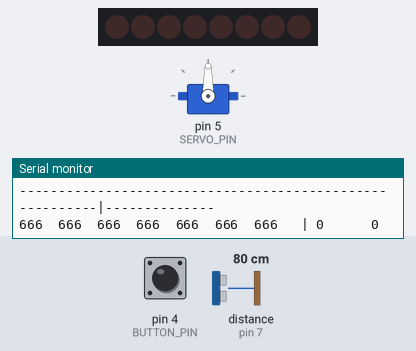
A sketch run on a simulated Arduino Uno, built with avr-gcc and run on an emulated ATmega328P. Parts: 8 shift-register outputs drawn as a row of LEDs (first output left, lit = HIGH), servo, the last lines printed to the serial monitor. Wiring (inferred from the names in the program): shift register (74HC595): data pin 10; shift clock pin 8; latch pin 9. Wiring (inferred from the signals the program sends): row of LEDs: on Q0, Q1, Q2, Q3, Q4, Q5, Q6, Q7. Inputs (shaded band) come from the test bench; at power-on: pin 4 (BUTTON_PIN) HIGH, distance to the obstacle (sensor on pin 7) 80 cm. The echo pulse lasts 58.3 µs per cm.

Above: at 1.2 s.
1.3 s: pin 4 (BUTTON_PIN) pulled LOW for 0.15 s
At 3.06 s:
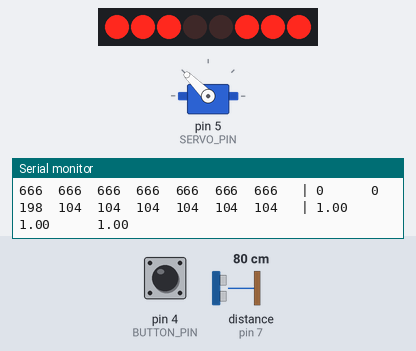
3.7 s: distance to the obstacle (sensor on pin 7) set to 22 cm
At 3.82 s:
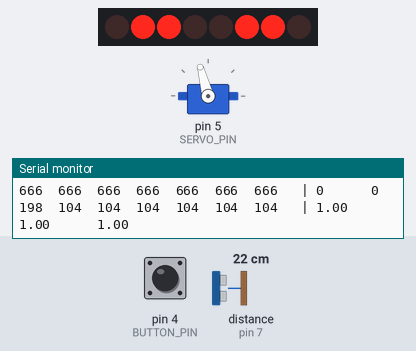
5.5 s: distance to the obstacle (sensor on pin 7) set to 20 cm
At 6.1 s:
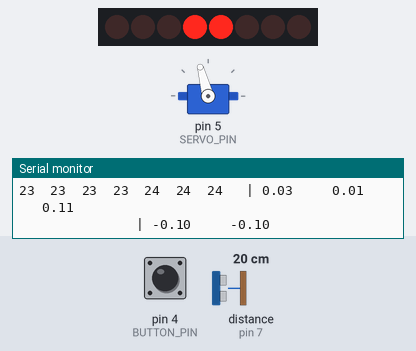
8.5 s: distance to the obstacle (sensor on pin 7) set to 60 cm
10.1 s: distance to the obstacle (sensor on pin 7) set to 35 cm
11.6 s: distance to the obstacle (sensor on pin 7) set to 18 cm
At 12.28 s:
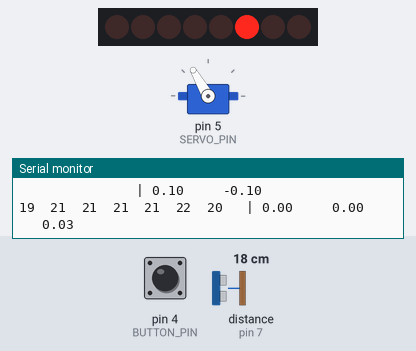
Timing chart, 0 to 14.9 s (numbered marks = the images above; inputs shaded):
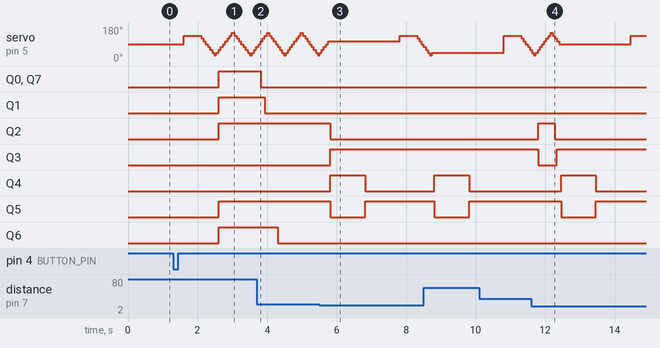

Measured:
- the behaviour switches between 21 and 20 cm on distance to the obstacle (sensor on pin 7) (found by bisection; images 2 and 3)
- after the input at 1.3 s, Q0–2, Q5–7: LOW → HIGH after 1.3 s
- after the input at 3.7 s, Q0, Q7: HIGH → LOW after 0.12 s; Q1: HIGH → LOW after 0.24 s; Q6: HIGH → LOW after 0.61 s
- after the input at 5.5 s, Q2: HIGH → LOW after 0.32 s; Q3: LOW → HIGH after 0.32 s; Q4: LOW → HIGH after 0.32 s, → LOW 1.0 s later; Q5: HIGH → LOW after 0.32 s, → HIGH 1.0 s later

The sketch:

roverOne.ino
```cpp
#include <Servo.h>
//#include "SR04.h"
#include <NewPing.h>

#define BUTTON_PIN 4
#define SERVO_PIN 5
#define TRIG_PIN 6
#define ECHO_PIN 7

#define CLOCK_PIN 8
#define LATCH_PIN 9
#define DATA_PIN 10

//SR04 sr04 = SR04(ECHO_PIN, TRIG_PIN);
int maxDist = 300;
NewPing sonar(TRIG_PIN, ECHO_PIN, maxDist);
int dist;
int* dists;
float momentum = 0.8;

Servo myservo;  // create servo object to control a servo
// twelve servo objects can be created on most boards

bool onoff = false;
int angle = 45;
int stepsize = 15;
int numBins = 2*angle/stepsize+1;
int count = 0;//(numBins-1)/2;
int perSide = angle/stepsize;

byte leds;

float veloForward = 0;
float veloLeft = 0;
float veloRight = 0;
int minVeloDist = 20;
int maxVeloDist = 50;
float maxBackVelo = -0.1;


void updateLEDS(){
  leds = 0;

  if(veloLeft<0) bitSet(leds, 3);
  if(veloLeft>0){
    bitSet(leds, 2);
    if(veloLeft>0.5){
      bitSet(leds, 1);
      if(veloLeft>0.9) bitSet(leds, 0);
    }
  }

  if(veloRight<0) bitSet(leds, 4);
  if(veloRight>0){
    bitSet(leds, 5);
    if(veloRight>0.50){
      bitSet(leds, 6);
      if(veloRight>0.90) bitSet(leds, 7);
    }
  }

  digitalWrite(LATCH_PIN, LOW);
  shiftOut(DATA_PIN, CLOCK_PIN, LSBFIRST, leds);
  digitalWrite(LATCH_PIN, HIGH);
} // end updateLEDS

void updateDists(){
  myservo.write(90+angle-count*stepsize);
  dist = sonar.convert_cm(sonar.ping_median(3));
  //if(dist==0) dist=666;
  if(dist!=0){
    dists[count] = int((1-momentum)*dists[count] + momentum*dist + 0.5);
  } else {
    // ??? change dist ?
  }
  //if(dist>50) bitSet(leds, count);
  //else bitClear(leds, count);
} // end updateDists

void initDists(){
  count = 0;
  myservo.write(90+angle-count*stepsize);
  delay(500);
  while(count<numBins){
    count++;
    updateDists();
  }
} // end initDists()

void computeVelocity(){
  int d = 0;
  veloForward = 0;
  for(int l=perSide-1; l<perSide+2; l++){
    d = (dists[l]>maxVeloDist)?maxVeloDist:dists[l];
    veloForward += d;
    if(l==perSide) veloForward += d;
  }
  veloForward = max(0,float(veloForward-4*minVeloDist)/float((maxVeloDist-minVeloDist)*4));

  d = 0;
  int dSum = 0;
  for(int l=0; l<perSide; l++){
    //d = (dists[l]<minVeloDist)?minVeloDist:dists[l];
    //d = (d>maxVeloDist)?maxVeloDist:d;
    d = (dists[l]>maxVeloDist)?maxVeloDist:dists[l];

    dSum += d;
  }
  veloRight = float(dSum-perSide*minVeloDist)/float((maxVeloDist-minVeloDist)*perSide);
  veloRight *= veloForward;
  veloRight = (veloRight>=maxBackVelo)?veloRight:maxBackVelo;

  d = 0;
  dSum = 0;
  for(int l=perSide+2; l<perSide*2+2; l++){
    //d = (dists[l]<minVeloDist)?minVeloDist:dists[l];
    //d = (d>maxVeloDist)?maxVeloDist:d;
    d = (dists[l]>maxVeloDist)?maxVeloDist:dists[l];

    dSum += d;
  }
  veloLeft = float(dSum-perSide*minVeloDist)/float((maxVeloDist-minVeloDist)*perSide);
  veloLeft *= veloForward;
  veloLeft = (veloLeft>=maxBackVelo)?veloLeft:maxBackVelo;

  if(veloRight == 0 && veloLeft == 0){
    // short part back and turn right
    veloLeft = maxBackVelo;
    veloRight = maxBackVelo;
    updateLEDS();

    // print velos
    for(int i = 0; i < numBins; i++) Serial.print("\t");
    Serial.print(" | ");
    Serial.print(veloLeft);
    Serial.print("   \t");
    Serial.println(veloRight);
    delay(1000);
    veloLeft = -maxBackVelo;
    updateLEDS();
    // print velos
    for(int i = 0; i < numBins; i++) Serial.print("\t");
    Serial.print(" | ");
    Serial.print(veloLeft);
    Serial.print("   \t");
    Serial.println(veloRight);
    delay(1000);
    initDists();
  }

}

void setupTest(){
  updateLEDS();
  Serial.begin(9600);
  for(int i=0; i<numBins;i++){
    Serial.print(0-angle+i*stepsize);
    Serial.print("\t");
  }
  Serial.print(" | ");
  Serial.print("vL   ");
  Serial.print("\t");
  Serial.print("vR");
  Serial.println();
  for(int i=0; i<numBins;i++){
    Serial.print("--------");
  }
  Serial.print("-|------");
  Serial.println("--------");
  for(int i=0; i<numBins;i++){
    Serial.print(dists[i]);
    Serial.print("\t");
  }
  Serial.print(" | ");
  Serial.print(0);
  Serial.print("    \t");
  Serial.print(0);
  Serial.println();
}

void setup() {
  dists = new int[numBins];
  for(int i=0; i<numBins; i++){
    dists[i] = 666;
  }

  myservo.attach(SERVO_PIN);  // attaches the servo on pin 9 to the servo object
  myservo.write(90);

  pinMode(LATCH_PIN, OUTPUT);
  pinMode(CLOCK_PIN, OUTPUT);
  pinMode(DATA_PIN, OUTPUT);
  pinMode(BUTTON_PIN, INPUT_PULLUP);

  setupTest();
}

void loop() {
  if(digitalRead(BUTTON_PIN) == LOW){
    onoff = !onoff;
    delay(300);
    if(onoff == true){
      initDists();
    }
  }

  if(onoff){

    while(count<numBins){
      if(digitalRead(BUTTON_PIN) == LOW){
        onoff = !onoff;
        delay(300);
        return;
      }
      count++;
      updateDists();
      computeVelocity();
      updateLEDS();
    }

    while(count>=0){
      if(digitalRead(BUTTON_PIN) == LOW){
        onoff = !onoff;
        delay(300);
        return;
      }
      count--;
      updateDists();
      computeVelocity();
      updateLEDS();
    }

    for(int i=0; i<numBins;i++){
      Serial.print(dists[i]);
      Serial.print("\t");
    }
    Serial.print(" | ");
    Serial.print(veloLeft);
    Serial.print("   \t");
    Serial.print(veloRight);
    Serial.print("    \t");
    Serial.print(veloForward);
    Serial.println();
  }
}
```
